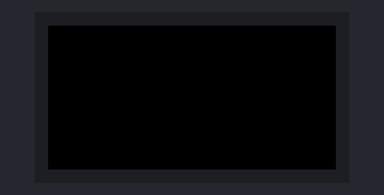
Bench run of a sketch on a simulated Arduino Uno, built with avr-gcc and run on an emulated ATmega328P. Shown: 32×16 colour display.

Above: at 0.1 s.
At 1.8 s:
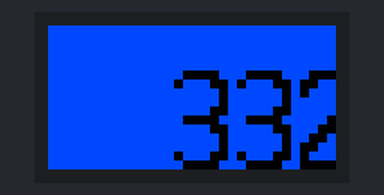
At 2.42 s:
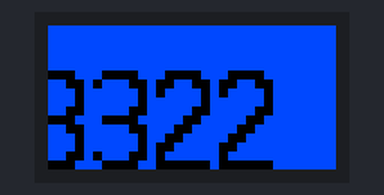
At 3.3 s:
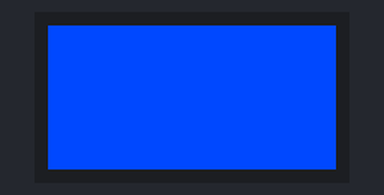

Measured:
- by itself, everything shown: repeats every 3.7 s, in 8 steps
- what the display in image 3 shows lasts 1.5 s, from 3.2 s to 4.7 s

The sketch:

Inverse_3322_Walk_Across_Screen.ino
```cpp
#include <Adafruit_GFX.h>
#include <RGBmatrixPanel.h>


#define CLK 8
#define LAT A3
#define OE 9
#define A A0
#define B A1
#define C A2
RGBmatrixPanel matrix(A, B, C, CLK, LAT, OE, false);

unsigned short b = matrix.Color333(0, 0, 0);

void empty() {
  matrix.fillScreen(matrix.Color333(0, 2, 7));
}
//3s
void c1_8(int c, int r) {
  matrix.drawPixel(c, r+6, b);
  matrix.drawPixel(c, r+14, b);
}
void c2_3_4_9_10_11(int c, int r) {
  matrix.drawPixel(c, r+5, b);
  matrix.drawPixel(c, r+10, b);
  matrix.drawPixel(c, r+15, b);
}
void c5_12(int c, int r) {
  matrix.drawPixel(c, r+5, b);
  matrix.drawPixel(c, r+6, b);
  matrix.drawPixel(c, r+9, b);
  matrix.drawPixel(c, r+10, b);
  matrix.drawPixel(c, r+11, b);
  matrix.drawPixel(c, r+14, b);
  matrix.drawPixel(c, r+15, b);
}
void c6_13(int c, int r) {
  matrix.drawPixel(c, r+6, b);
  matrix.drawPixel(c, r+7, b);
  matrix.drawPixel(c, r+8, b);
  matrix.drawPixel(c, r+9, b);
  matrix.drawPixel(c, r+11, b);
  matrix.drawPixel(c, r+12, b);
  matrix.drawPixel(c, r+13, b);
  matrix.drawPixel(c, r+14, b);
}

//2s
void c15_22(int c, int r) {
  matrix.drawPixel(c, r+6, b);
  matrix.drawPixel(c, r+7, b);
  matrix.drawPixel(c, r+13, b);
  matrix.drawPixel(c, r+14, b);
  matrix.drawPixel(c, r+15, b);
}
void c16_23(int c, int r) {
  matrix.drawPixel(c, r+5, b);
  matrix.drawPixel(c, r+6, b);
  matrix.drawPixel(c, r+12, b);
  matrix.drawPixel(c, r+13, b);
  matrix.drawPixel(c, r+15, b);
}
void c17_24(int c, int r) {
  matrix.drawPixel(c, r+5, b);
  matrix.drawPixel(c, r+11, b);
  matrix.drawPixel(c, r+12, b);
  matrix.drawPixel(c, r+15, b);
}
void c18_25(int c, int r) {
  matrix.drawPixel(c, r+5, b);
  matrix.drawPixel(c, r+10, b);
  matrix.drawPixel(c, r+11, b);
  matrix.drawPixel(c, r+15, b);
}
void c19_26(int c, int r) {
  matrix.drawPixel(c, r+5, b);
  matrix.drawPixel(c, r+6, b);
  matrix.drawPixel(c, r+9, b);
  matrix.drawPixel(c, r+10, b);
  matrix.drawPixel(c, r+15, b);
}
void c20_27(int c, int r) {
  matrix.drawPixel(c, r+6, b);
  matrix.drawPixel(c, r+7, b);
  matrix.drawPixel(c, r+8, b);
  matrix.drawPixel(c, r+9, b);
  matrix.drawPixel(c, r+15, b);
}

void setup() {

  }
void loop() {
  int td = 25;
/*  long td1 = random(1, 4);
  switch(td1) {
    case 1:
      td = 25;
      break;
    case 2:
      td = 50;
      break;
    case 3:
      td = 75;
      break;
    default:
      td = 100;
  }*/
  matrix.begin();
  delay(1000);
  for(int x = 31; x >= -40; x--) {
    empty();
    c1_8(x, 0);
    c2_3_4_9_10_11(x + 1, 0);
    c2_3_4_9_10_11(x + 2, 0);
    c2_3_4_9_10_11(x + 3, 0);
    c5_12(x + 4, 0);
    c6_13(x + 5, 0);
    c1_8(x + 7, 0);
    c2_3_4_9_10_11(x + 8, 0);
    c2_3_4_9_10_11(x + 9, 0);
    c2_3_4_9_10_11(x + 10, 0);
    c5_12(x + 11, 0);
    c6_13(x + 12, 0);
    //33 /\
    //22 \/
    c15_22(x + 14, 0);
    c16_23(x + 15, 0);
    c17_24(x + 16, 0);
    c18_25(x + 17, 0);
    c19_26(x + 18, 0);
    c20_27(x + 19, 0);
    c15_22(x + 21, 0);
    c16_23(x + 22, 0);
    c17_24(x + 23, 0);
    c18_25(x + 24, 0);
    c19_26(x + 25, 0);
    c20_27(x + 26, 0);
    delay(td);
  }
}
```
